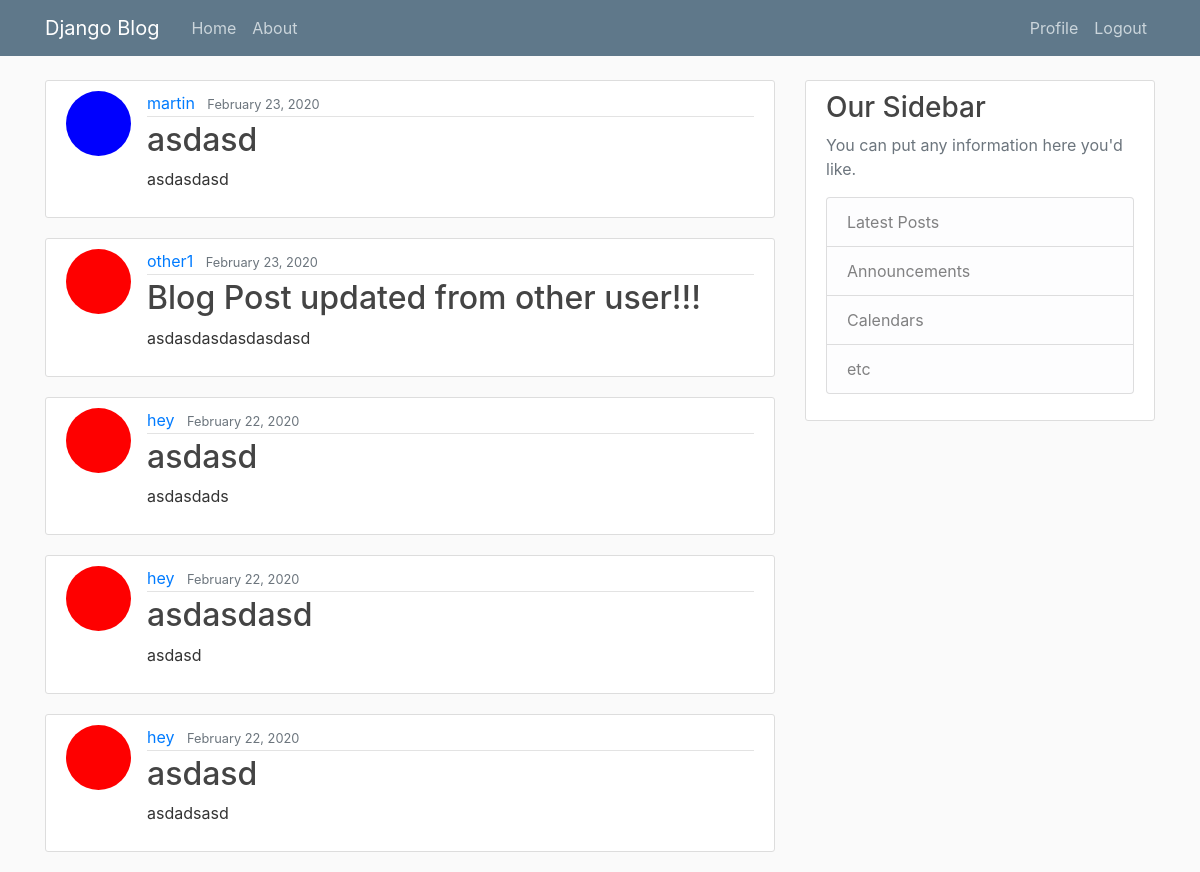
The page / (signed in) on the database as committed earlier.
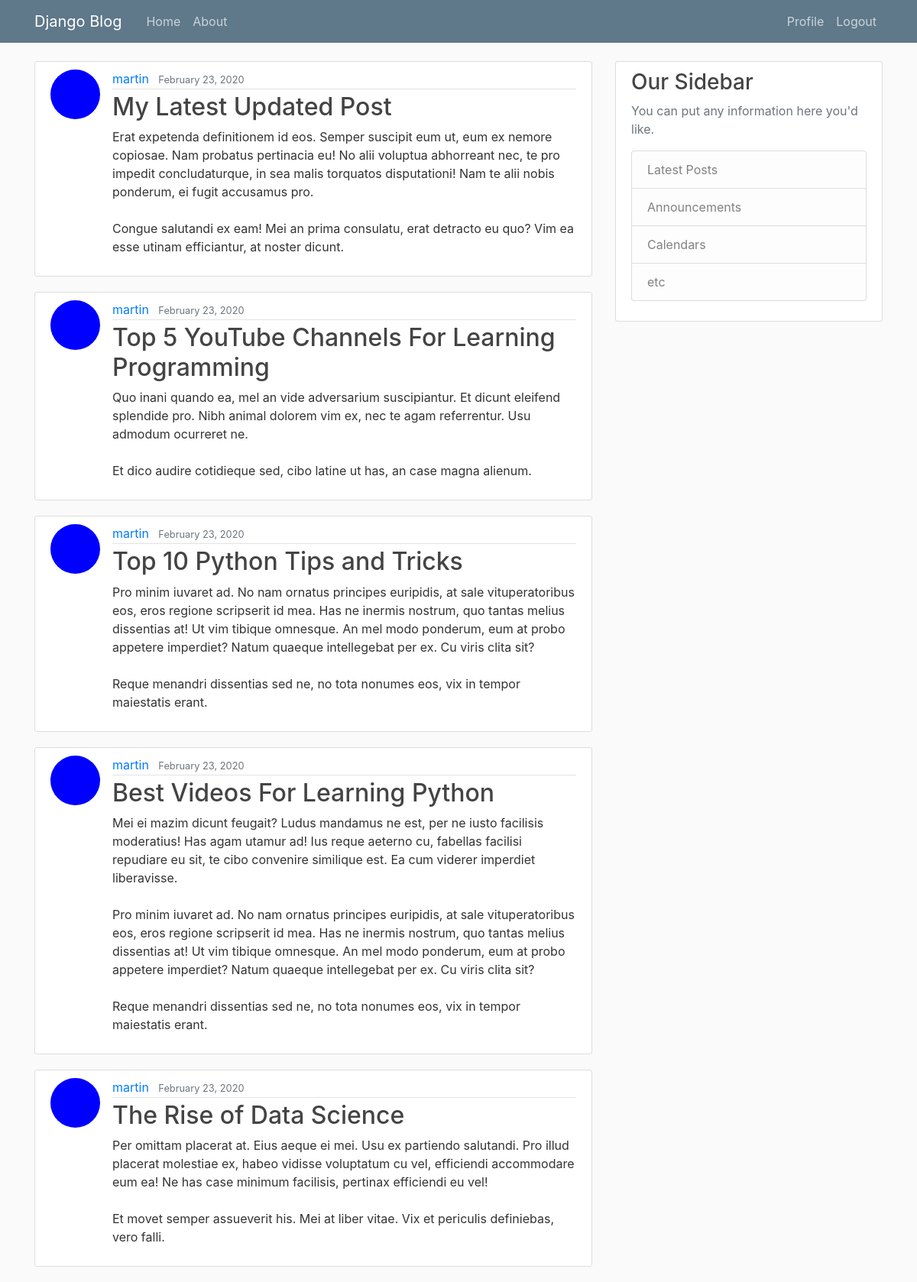
The same page on the database as committed later.
### blog/models.py (models this page shows, shortened)
class Post(models.Model):
    title = models.CharField(max_length = 100)
    content = models.TextField()
    date_posted = models.DateTimeField(default=timezone.now)
    author = models.ForeignKey(User, on_delete=models.CASCADE)

### users/models.py (models this page shows, shortened)
class Profile(models.Model):
    user = models.OneToOneField(User, on_delete=models.CASCADE)
    image = models.ImageField(default="default.jpg", upload_to="profile_pics")

### blog/views.py (the view)
# urls.py: path("", PostListView.as_view(), name="blog-home"),
class PostListView(ListView):
    model = Post
    template_name = 'blog/home.html' # <app>/<model>_<viewtype>.html
    context_object_name = 'posts'
    ordering = ['-date_posted']
    paginate_by = 5

### blog/templates/blog/home.html
{% extends "blog/base.html" %}
{% block content %}
    {% for post in posts %}
        <article class="media content-section">
            <img class="rounded-circle article-img" src="{{ post.author.profile.image.url }}" alt="">
          <div class="media-body">
            <div class="article-metadata">
              <a class="mr-2" href="#">{{ post.author }}</a>
              <small class="text-muted">{{ post.date_posted|date:"F d, Y" }}</small>
            </div>
            <h2><a class="article-title" href="#">{{ post.title }}</a></h2>
            <p class="article-content">{{ post.content }}</p>
          </div>
        </article>
    {% endfor %}
{% endblock content %}

Rows that differ between the two databases and show on the page:
no longer on this page (row unchanged): Post: author.profile.image (picture), author "martin", date_posted "February 23, 2020", title "asdasd", content "asdasdasd"
no longer on this page (row unchanged): Post: author.profile.image (placeholder picture), author "other1", date_posted "February 23, 2020", title "Blog Post updated from other user!!!", content "asdasdasdasdasdasd"
no longer on this page (row unchanged): Post: author.profile.image (placeholder picture), author "hey", date_posted "February 22, 2020", title "asdasd", content "asdasdads"
no longer on this page (row unchanged): Post: author.profile.image (placeholder picture), author "hey", date_posted "February 22, 2020", title "asdasdasd", content "asdasd"
no longer on this page (row unchanged): Post: author.profile.image (placeholder picture), author "hey", date_posted "February 22, 2020", title "asdasd", content "asdadsasd"
added Post: author.profile.image (picture), author "martin", date_posted "February 23, 2020", title "My Latest Updated Post", content "Erat expetenda definitionem id eos. Semper suscipit eum ut, eum ex nemore copiosae. Nam probatus pertinacia eu! No alii voluptua abhorreant nec, te pro impedit concludaturque, in sea malis torquatos disputationi! Nam te alii nobis ponderum, ei fugit accusamus pro. Congue salutandi ex eam! Mei an prima consulatu, erat detracto eu quo? Vim ea esse utinam efficiantur, at noster dicunt."
added Post: author.profile.image (picture), author "martin", date_posted "February 23, 2020", title "Top 5 YouTube Channels For Learning Programming", content "Quo inani quando ea, mel an vide adversarium suscipiantur. Et dicunt eleifend splendide pro. Nibh animal dolorem vim ex, nec te agam referrentur. Usu admodum ocurreret ne. Et dico audire cotidieque sed, cibo latine ut has, an case magna alienum."
added Post: author.profile.image (picture), author "martin", date_posted "February 23, 2020", title "Top 10 Python Tips and Tricks", content "Pro minim iuvaret ad. No nam ornatus principes euripidis, at sale vituperatoribus eos, eros regione scripserit id mea. Has ne inermis nostrum, quo tantas melius dissentias at! Ut vim tibique omnesque. An mel modo ponderum, eum at probo appetere imperdiet? Natum quaeque intellegebat per ex. Cu viris clita sit? Reque menandri dissentias sed ne, no tota nonumes eos, vix in tempor maiestatis erant."
added Post: author.profile.image (picture), author "martin", date_posted "February 23, 2020", title "Best Videos For Learning Python", content "Mei ei mazim dicunt feugait? Ludus mandamus ne est, per ne iusto facilisis moderatius! Has agam utamur ad! Ius reque aeterno cu, fabellas facilisi repudiare eu sit, te cibo convenire similique est. Ea cum viderer imperdiet liberavisse. Pro minim iuvaret ad. No nam ornatus principes euripidis, at sale vituperatoribus eos, eros regione scripserit id mea. Has ne inermis nostrum, quo tantas melius dissentias at! Ut vim tibique omnesque. An mel modo ponderum, eum at probo appetere imperdiet? Natum quaeque intellegebat per ex. Cu viris clita sit? Reque menandri dissentias sed ne, no tota nonumes eos, vix in tempor maiestatis erant."
added Post: author.profile.image (picture), author "martin", date_posted "February 23, 2020", title "The Rise of Data Science", content "Per omittam placerat at. Eius aeque ei mei. Usu ex partiendo salutandi. Pro illud placerat molestiae ex, habeo vidisse voluptatum cu vel, efficiendi accommodare eum ea! Ne has case minimum facilisis, pertinax efficiendi eu vel! Et movet semper assueverit his. Mei at liber vitae. Vix et periculis definiebas, vero falli."
